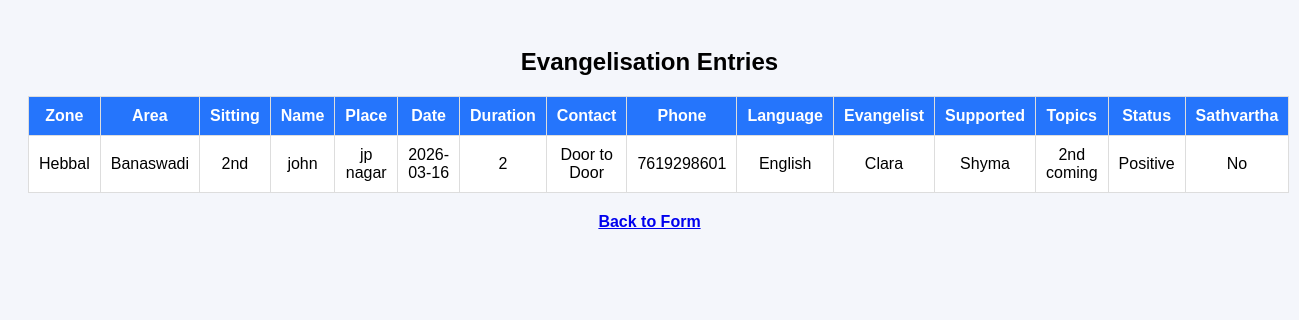
The app's page /banaswadi with its own data.
### tables this page shows
CREATE TABLE entries (
        id INTEGER PRIMARY KEY AUTOINCREMENT,
        zone TEXT,
        area TEXT,
        sitting TEXT,
        name TEXT,
        place TEXT,
        date TEXT,
        duration TEXT,
        contact_way TEXT,
        phone TEXT,
        language TEXT,
        evangelist TEXT,
        supported_by TEXT,
        topics TEXT,
        status TEXT,
        sathvartha TEXT
        );

### app.py (the view)
@app.route("/banaswadi")
def banaswadi():
    conn = sqlite3.connect("evangelisation.db")
    cursor = conn.cursor()
    cursor.execute("SELECT * FROM entries WHERE area='Banaswadi'")
    data = cursor.fetchall()
    conn.close()
    return render_template("entries.html", data=data)

### templates/entries.html (shortened to what this page needs)
<!DOCTYPE html>
<html>
<head>
</head>
<body>
<h2>Evangelisation Entries</h2>
<table>
<tr>
<th>Zone</th>
<th>Area</th>
<th>Sitting</th>
<th>Name</th>
<th>Place</th>
<th>Date</th>
<th>Duration</th>
<th>Contact</th>
<th>Phone</th>
<th>Language</th>
<th>Evangelist</th>
<th>Supported</th>
<th>Topics</th>
<th>Status</th>
<th>Sathvartha</th>
</tr>
{% for row in data %}
<tr>
<td>{{row[1]}}</td>
<td>{{row[2]}}</td>
<td>{{row[3]}}</td>
<td>{{row[4]}}</td>
<td>{{row[5]}}</td>
<td>{{row[6]}}</td>
<td>{{row[7]}}</td>
<td>{{row[8]}}</td>
<td>{{row[9]}}</td>
<td>{{row[10]}}</td>
<td>{{row[11]}}</td>
<td>{{row[12]}}</td>
<td>{{row[13]}}</td>
<td>{{row[14]}}</td>
<td>{{row[15]}}</td>
</tr>
{% endfor %}
</table>
<a href="/">Back to Form</a>
</body>
</html>

### templates/entries.html (style rules this page uses)
body { font-family: Arial; background:#f4f6fb; padding:20px; }
h2 { text-align:center; }
table { width:100%; border-collapse:collapse; background:white; }
th, td { padding:10px; border:1px solid #ddd; text-align:center; }
th { background:#2575fc; color:white; }
a { display:block; margin-top:20px; text-align:center; font-weight:bold; }

### records on screen
entries: zone "Hebbal", area "Banaswadi", sitting "2nd", name "john", place "jp nagar", date "2026-03-16", duration "2", contact_way "Door to Door", phone "7619298601", language "English", evangelist "Clara", supported_by "Shyma", topics "2nd coming", status "Positive", sathvartha "No"
